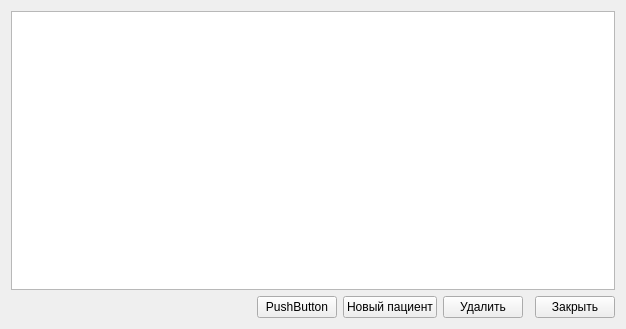
<?xml version="1.0" encoding="UTF-8"?>
<ui version="4.0">
 <class>all_patients_form</class>
 <widget class="QWidget" name="all_patients_form">
  <property name="geometry">
   <rect>
    <x>0</x>
    <y>0</y>
    <width>626</width>
    <height>329</height>
   </rect>
  </property>
  <property name="windowTitle">
   <string>Form</string>
  </property>
  <layout class="QGridLayout" name="gridLayout">
   <item row="0" column="0" colspan="8">
    <widget class="QTableWidget" name="patients_table">
     <property name="selectionMode">
      <enum>QAbstractItemView::SingleSelection</enum>
     </property>
     <property name="selectionBehavior">
      <enum>QAbstractItemView::SelectRows</enum>
     </property>
    </widget>
   </item>
   <item row="1" column="7">
    <widget class="QPushButton" name="close_btn">
     <property name="minimumSize">
      <size>
       <width>40</width>
       <height>20</height>
      </size>
     </property>
     <property name="text">
      <string>Закрыть</string>
     </property>
    </widget>
   </item>
   <item row="1" column="1">
    <spacer name="horizontalSpacer">
     <property name="orientation">
      <enum>Qt::Horizontal</enum>
     </property>
     <property name="sizeType">
      <enum>QSizePolicy::MinimumExpanding</enum>
     </property>
     <property name="sizeHint" stdset="0">
      <size>
       <width>40</width>
       <height>20</height>
      </size>
     </property>
    </spacer>
   </item>
   <item row="1" column="5">
    <widget class="QPushButton" name="del_patient_btn">
     <property name="minimumSize">
      <size>
       <width>40</width>
       <height>20</height>
      </size>
     </property>
     <property name="text">
      <string>Удалить</string>
     </property>
    </widget>
   </item>
   <item row="1" column="3">
    <widget class="QPushButton" name="pushButton_3">
     <property name="minimumSize">
      <size>
       <width>40</width>
       <height>20</height>
      </size>
     </property>
     <property name="text">
      <string>PushButton</string>
     </property>
    </widget>
   </item>
   <item row="1" column="4">
    <widget class="QPushButton" name="add_patient_btn">
     <property name="minimumSize">
      <size>
       <width>40</width>
       <height>20</height>
      </size>
     </property>
     <property name="text">
      <string>Новый пациент</string>
     </property>
    </widget>
   </item>
  </layout>
 </widget>
 <resources/>
 <connections>
  <connection>
   <sender>close_btn</sender>
   <signal>clicked()</signal>
   <receiver>all_patients_form</receiver>
   <slot>close()</slot>
   <hints>
    <hint type="sourcelabel">
     <x>468</x>
     <y>353</y>
    </hint>
    <hint type="destinationlabel">
     <x>371</x>
     <y>242</y>
    </hint>
   </hints>
  </connection>
 </connections>
</ui>
